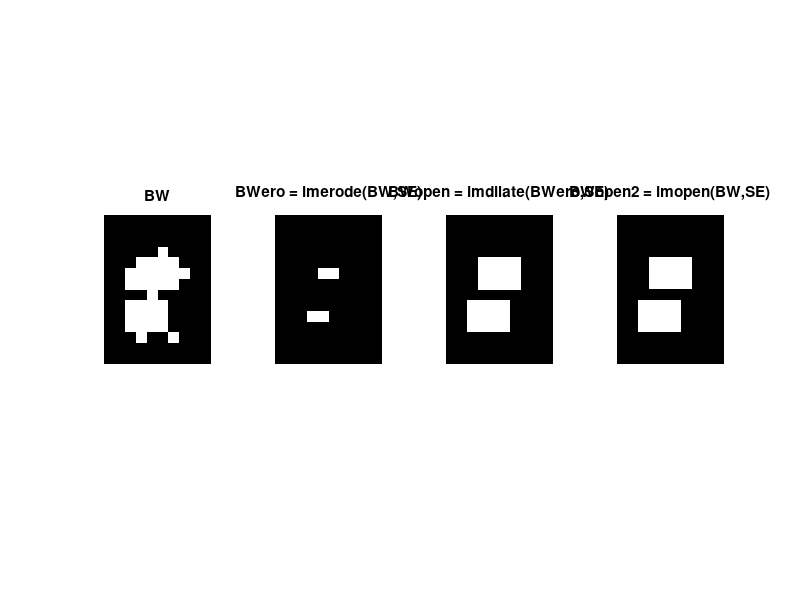

Here is the MATLAB script that generated this plot:
close all; clear; clc;

% Morphology
BW = zeros(14,10);
BW(4,6) = 1;
BW(5,4:7) = 1;
BW(6,3:8) = 1;
BW(7,3:7) = 1;
BW(8,5) = 1;
BW(9,3:6) = 1;
BW(10,3:6) = 1;
BW(11,3:6) = 1;
BW(12,4) = 1; BW(12,7) = 1;

NHOOD = [1 1 1; 1 1 1; 1 1 1];
SE = strel(NHOOD);

% Opening
figure;
subplot(1,4,1); imshow(BW); title("BW");
BWero = imerode(BW,SE);
subplot(1,4,2); imshow(BWero); title("BWero = imerode(BW,SE)");
BWopen = imdilate(BWero,SE);
subplot(1,4,3); imshow(BWopen); title("BWopen = imdilate(BWero,SE)");
BWopen2 = imopen(BW,SE);
subplot(1,4,4); imshow(BWopen2); title("BWopen2 = imopen(BW,SE)");

% % Closing
% figure;
% subplot(1,4,1); imshow(BW);  title("BW");
% BWdil = imdilate(BW,SE);
% subplot(1,4,2); imshow(BWdil); title("BWdil = imdilate(BW,SE)");
% BWclose = imerode(BWdil,SE);
% subplot(1,4,3); imshow(BWclose); title("BWclose = imerode(BWdil,SE)");
% BWclose2 = imclose(BW,SE);
% subplot(1,4,4); imshow(BWclose2);  title("BWclose2 = imclose(BW,SE)");

% % Nonflat Morphology
% BW = imread("cameraman.tif");
% NHOOD = [1 2 1; 2 4 2; 1 2 1];
% SE = offsetstrel(NHOOD);
% 
% % Opening
% figure;
% subplot(1,4,1); imshow(BW); title("BW");
% BWero = imerode(BW,SE);
% subplot(1,4,2); imshow(BWero); title("BWero = imerode(BW,SE)");
% BWopen = imdilate(BWero,SE);
% subplot(1,4,3); imshow(BWopen); title("BWopen = imdilate(BWero,SE)");
% BWopen2 = imopen(BW,SE);
% subplot(1,4,4); imshow(BWopen2); title("BWopen2 = imopen(BW,SE)");
% 
% % Closing
% figure;
% subplot(1,4,1); imshow(BW);  title("BW");
% BWdil = imdilate(BW,SE);
% subplot(1,4,2); imshow(BWdil); title("BWdil = imdilate(BW,SE)");
% BWclose = imerode(BWdil,SE);
% subplot(1,4,3); imshow(BWclose); title("BWclose = imerode(BWdil,SE)");
% BWclose2 = imclose(BW,SE);
% subplot(1,4,4); imshow(BWclose2);  title("BWclose2 = imclose(BW,SE)");
